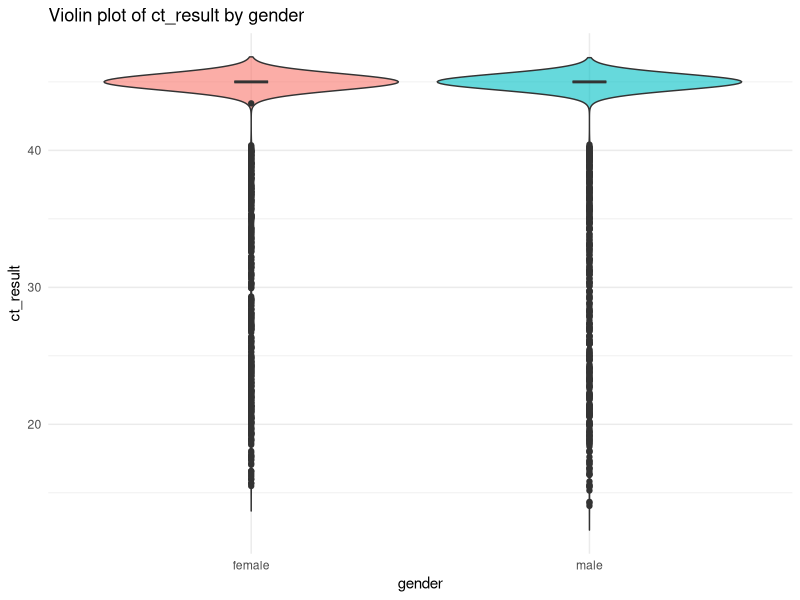
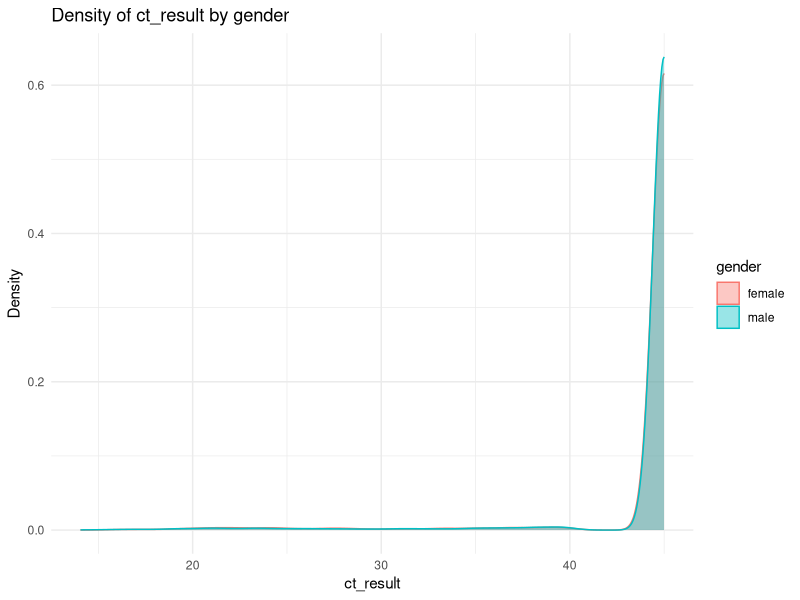

These charts were generated, in order, by the following R code:
#Task4_Fatemeh 
#Create plots that would help answer these questions:
##Does the distribution of the ct_result differ with sex group? 

##Loading libraries
library(tidyverse)
library(here)

##Loading tidied dataset
data <- read_delim(here("data", "exam_data_tidier_2025-09-09.txt"), delim = " ")
data


# Violin plot: shows full distribution shape
##The violin plot indicates that the ct_result distributions for females and males are nearly identical, showing no meaningful difference between the two sex groups
##Their medians and overall spread are very similar, with no distinct peaks. 
##gender has no meaningful effect on ct_result
ggplot(data, aes(x = gender, y = ct_result, fill = gender)) +
  geom_violin(trim = FALSE, alpha = 0.6) +
  geom_boxplot(width = 0.1, fill = "white") +
  labs(title = "Violin plot of ct_result by gender",
       x = "gender",
       y = "ct_result") +
  theme_minimal() +
  theme(legend.position = "none")

# Density plot: both groups overlaid
##The density plot shows that the ct_result distributions for females and males almost completely overlap
ggplot(data, aes(x = ct_result, colour = gender, fill = gender)) +
  geom_density(alpha = 0.4) +
  labs(title = "Density of ct_result by gender",
       x = "ct_result",
       y = "Density") +
  theme_minimal()

